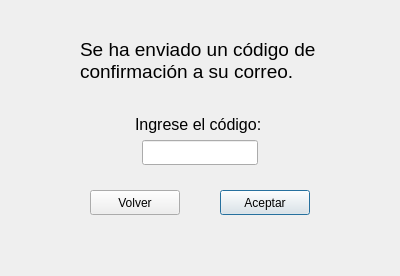
<?xml version="1.0" encoding="UTF-8"?>
<ui version="4.0">
 <class>Dialog</class>
 <widget class="QDialog" name="Dialog">
  <property name="geometry">
   <rect>
    <x>0</x>
    <y>0</y>
    <width>400</width>
    <height>276</height>
   </rect>
  </property>
  <property name="windowTitle">
   <string>Confirmar Correo</string>
  </property>
  <property name="windowIcon">
   <iconset>
    <normaloff>../assets/iconoLogo.jpg</normaloff>../assets/iconoLogo.jpg</iconset>
  </property>
  <widget class="QLineEdit" name="lineEditCodigo">
   <property name="geometry">
    <rect>
     <x>142</x>
     <y>140</y>
     <width>116</width>
     <height>25</height>
    </rect>
   </property>
  </widget>
  <widget class="QLabel" name="labelMensajeConfirmacion">
   <property name="geometry">
    <rect>
     <x>80</x>
     <y>30</y>
     <width>240</width>
     <height>61</height>
    </rect>
   </property>
   <property name="text">
    <string>&lt;html&gt;&lt;head/&gt;&lt;body&gt;&lt;p&gt;&lt;span style=&quot; font-size:14pt;&quot;&gt;Se ha enviado un código de&lt;br/&gt;confirmación a su correo.&lt;/span&gt;&lt;/p&gt;&lt;/body&gt;&lt;/html&gt;</string>
   </property>
  </widget>
  <widget class="QLabel" name="labelCodigo">
   <property name="geometry">
    <rect>
     <x>135</x>
     <y>115</y>
     <width>130</width>
     <height>20</height>
    </rect>
   </property>
   <property name="text">
    <string>&lt;html&gt;&lt;head/&gt;&lt;body&gt;&lt;p&gt;&lt;span style=&quot; font-size:12pt;&quot;&gt;Ingrese el código:&lt;/span&gt;&lt;/p&gt;&lt;/body&gt;&lt;/html&gt;</string>
   </property>
  </widget>
  <widget class="QPushButton" name="botonAceptar">
   <property name="geometry">
    <rect>
     <x>220</x>
     <y>190</y>
     <width>90</width>
     <height>25</height>
    </rect>
   </property>
   <property name="text">
    <string>Aceptar</string>
   </property>
  </widget>
  <widget class="QPushButton" name="botonVolver">
   <property name="geometry">
    <rect>
     <x>90</x>
     <y>190</y>
     <width>90</width>
     <height>25</height>
    </rect>
   </property>
   <property name="text">
    <string>Volver</string>
   </property>
  </widget>
 </widget>
 <resources/>
 <connections/>
</ui>
